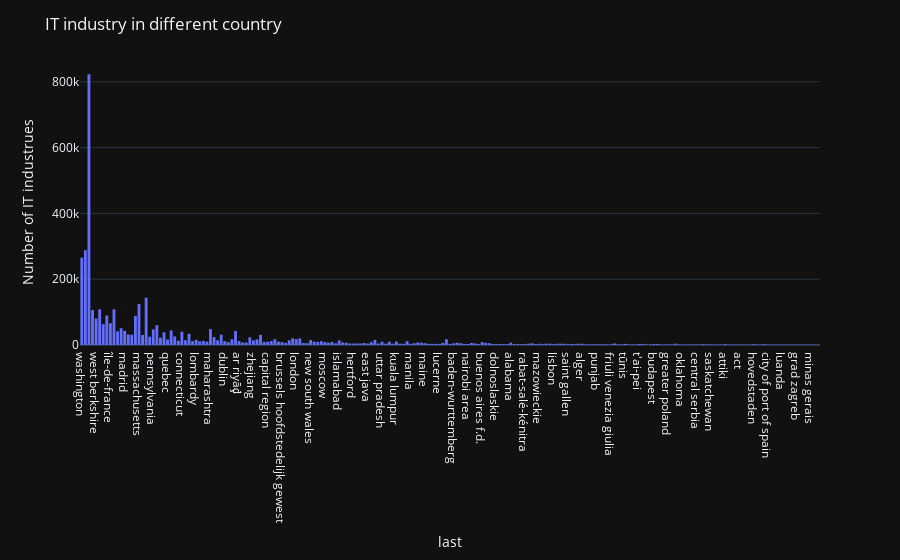

Notebook code for this chart:
### Code cell
fig = px.histogram(b, x='Last', y='current_employee_estimate')
                         

fig.update_layout(template='plotly_dark',
                 title="IT industry in different country",
                 yaxis_title="Number of IT industrues",
                 xaxis_title="last", 
                 legend_title ='Name of Country')
fig.show()

### Figure 1 — Plotly figure (JSON) as saved in the notebook; plotly's stock layout.template omitted (floating-point values rounded to 4 significant figures; data arrays with more than 128 entries replaced by an {"elided": "..."} marker saying what was removed)
{"data": [{"alignmentgroup": "True", "bingroup": "x", "histfunc": "sum", "hovertemplate": "Last=%{x}<br>sum of current_employee_estimate=%{y}<extra></extra>", "legendgroup": "", "marker": {"color": "#636efa", "pattern": {"shape": ""}}, "name": "", "offsetgroup": "", "orientation": "v", "showlegend": false, "type": "histogram", "x": {"elided": "933 str values"}, "xaxis": "x", "y": {"elided": "933 int values"}, "yaxis": "y"}], "layout": {"barmode": "relative", "legend": {"title": {"text": "Name of Country"}, "tracegroupgap": 0}, "margin": {"t": 60}, "title": {"text": "IT industry in different country"}, "xaxis": {"anchor": "y", "domain": [0, 1], "title": {"text": "last"}}, "yaxis": {"anchor": "x", "domain": [0, 1], "title": {"text": "Number of IT industrues"}}}}
